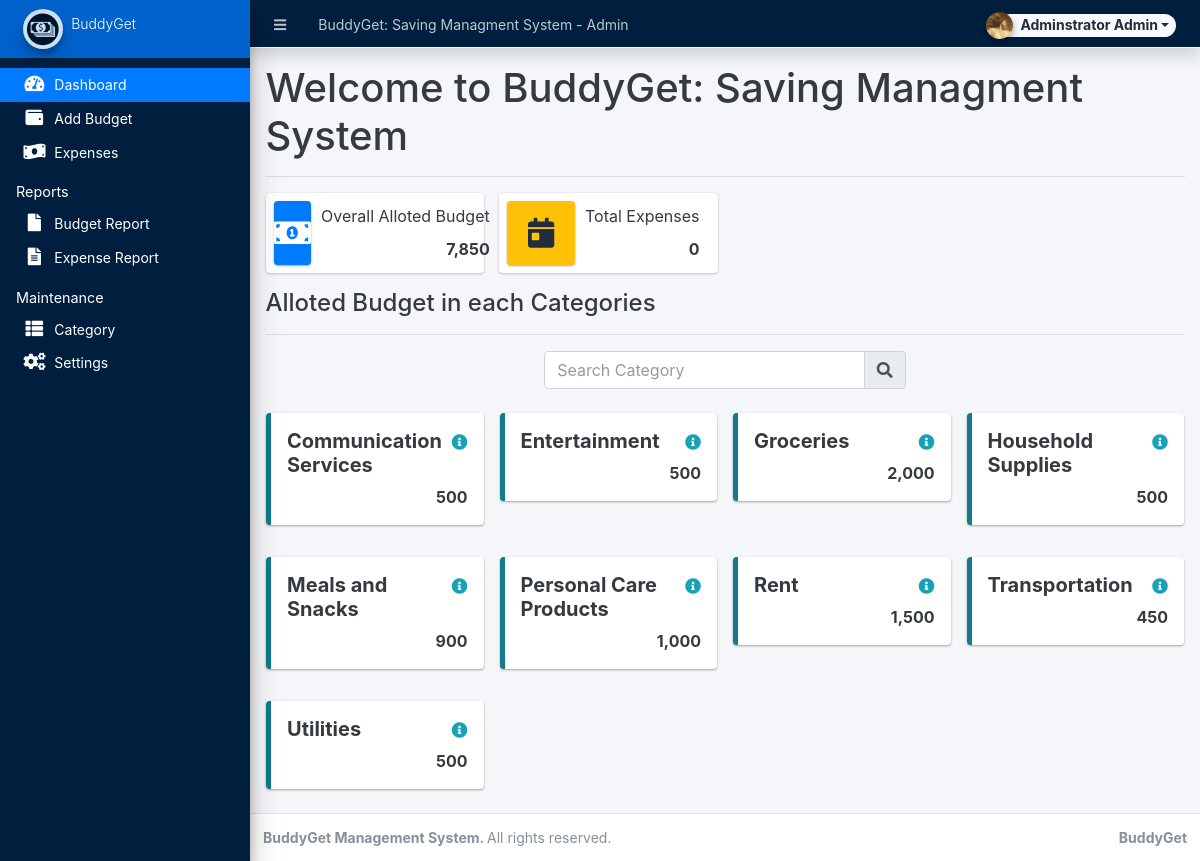
/admin/index.php (signed in), run on an earlier commit of the app's database.
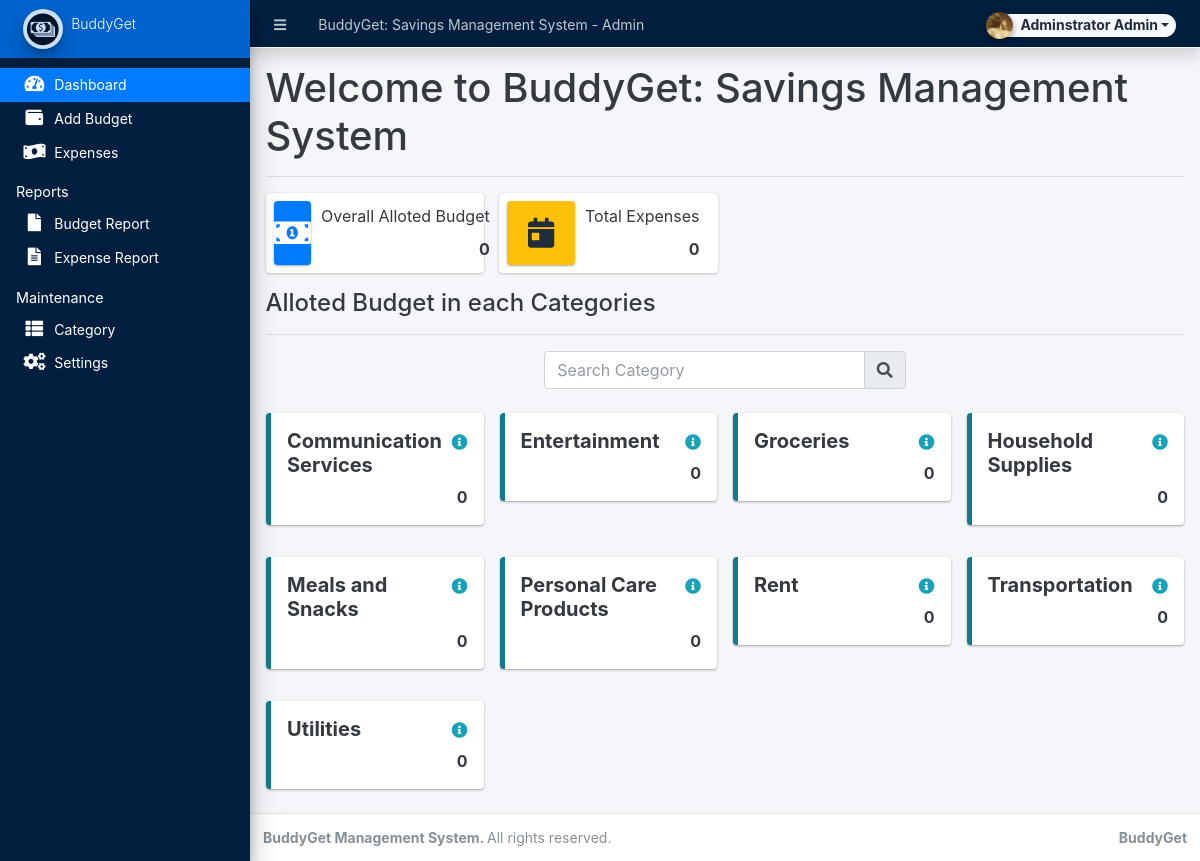
And on a later commit of the database.
### tables this page shows
CREATE TABLE `categories` (
  `id` int(30) NOT NULL,
  `category` varchar(250) NOT NULL,
  `description` text DEFAULT NULL,
  `status` tinyint(1) NOT NULL DEFAULT 1,
  `balance` float NOT NULL DEFAULT 0,
  `date_created` datetime NOT NULL DEFAULT current_timestamp(),
  `date_updated` datetime DEFAULT NULL ON UPDATE current_timestamp()
);

### config.php (called while the page is built, shortened)
<?php
require_once('classes/DBConnection.php');
require_once('classes/SystemSettings.php');
function isMobileDevice(){
    $aMobileUA = array(
        '/iphone/i' => 'iPhone',
        '/ipod/i' => 'iPod',
        '/ipad/i' => 'iPad',
        '/android/i' => 'Android',
        '/blackberry/i' => 'BlackBerry',
        '/webos/i' => 'Mobile'
    );
    return false;
}
?>

### classes/DBConnection.php (called while the page is built, shortened)
<?php
class DBConnection{
    private $host = DB_SERVER;
    private $username = DB_USERNAME;
    private $password = DB_PASSWORD;
    private $database = DB_NAME;
    public $conn;
    public function __construct(){
        if (!isset($this->conn)) {
            $this->conn = new mysqli($this->host, $this->username, $this->password, $this->database);
        }
    }
}
?>

### classes/SystemSettings.php (called while the page is built, shortened)
<?php
class SystemSettings extends DBConnection{
	function info($field=''){
		if(!empty($field)){
			if(isset($_SESSION['system_info'][$field]))
				return $_SESSION['system_info'][$field];
			else
				return false;
		}else{
			return false;
		}
	}
}
$_settings = new SystemSettings();
?>

### admin/home.php (the view, shortened to what the changed rows need)
<!DOCTYPE html>
<html lang="en">
<head>
</head>
<body>
<h1>Welcome to <?php echo $_settings->info('name') ?></h1>
<hr>
<div class="row">
          <div class="col-12 col-sm-6 col-md-3">
            <div class="info-box">
              <span class="info-box-icon bg-primary elevation-1"><i class="fas fa-money-bill-alt"></i></span>
              <div class="info-box-content">
                <span class="info-box-text">Overall Alloted Budget</span>
                <span class="info-box-number text-right">
                  <?php
                    $cur_bul = $conn->query("SELECT sum(balance) as total FROM `categories` where status = 1 ")->fetch_assoc()['total'];
                    echo number_format($cur_bul);
                  ?>
                </span>
              </div>
            </div>
          </div>
          <div class="col-12 col-sm-6 col-md-3">
            <div class="info-box mb-3">
              <span class="info-box-icon bg-warning elevation-1"><i class="fas fa-calendar-day"></i></span>
              <div class="info-box-content">
                <span class="info-box-text">Total Expenses</span>
                <span class="info-box-number text-right">
                <?php
                    $today_expense = $conn->query("SELECT sum(amount) as total FROM `running_balance` where category_id in (SELECT id FROM categories where status =1) and date(date_created) = '".(date("Y-m-d"))."' and balance_type = 2 ")->fetch_assoc()['total'];
                    echo number_format($today_expense);
                  ?>
                </span>
              </div>
            </div>
          </div>
        </div>
<div class="row">
  <div class="col-lg-12">
    <h4>Alloted Budget in each Categories</h4>
    <hr>
  </div>
</div>
<div class="col-md-12 d-flex justify-content-center">
  <div class="input-group mb-3 col-md-5">
    <input type="text" class="form-control" id="search" placeholder="Search Category">
    <div class="input-group-append">
      <span class="input-group-text"><i class="fa fa-search"></i></span>
    </div>
  </div>
</div>
<div class="row row-cols-4 row-cols-sm-1 row-cols-md-4 row-cols-lg-4">
  <?php
  $categories = $conn->query("SELECT * FROM `categories` where status = 1 order by `category` asc ");
    while($row = $categories->fetch_assoc()):
  ?>
  <div class="col p-2 cat-items">
    <div class="callout callout-info">
      <span class="float-right ml-1">
        <button type="button" class="btn btn-secondary info-tooltip" data-toggle="tooltip" data-html="true" title='<?php echo (html_entity_decode($row['description'])) ?>'>
          <span class="fa fa-info-circle text-info"></span>
        </button>
      </span>
      <h5 class="mr-4"><b><?php echo $row['category'] ?></b></h5>
      <div class="d-flex justify-content-end">
        <b><?php echo number_format($row['balance']) ?></b>
      </div>
    </div>
  </div>
  <?php endwhile; ?>
</div>
</body>
</html>

### admin/inc/topBarNav.php (shortened to what the changed rows need)
<nav class="main-header navbar navbar-expand navbar-dark bg-navy shadow border border-light border-top-0  border-left-0 border-right-0 text-sm">
  <ul class="navbar-nav">
    <li class="nav-item d-none d-sm-inline-block">
      <a href="<?php echo base_url ?>" class="nav-link"><?php echo (!isMobileDevice()) ? $_settings->info('name'):$_settings->info('short_name'); ?> - Admin</a>
    </li>
  </ul>
</nav>

What changed in the data, as far as the page shows it:
changed categories "Communication Services": balance "500" → "0"
changed categories "Entertainment": balance "500" → "0"
changed categories "Groceries": balance "2,000" → "0"
changed categories "Household Supplies": balance "500" → "0"
changed categories "Meals and Snacks": balance "900" → "0"
changed categories "Personal Care Products": balance "1,000" → "0"
changed categories "Rent": balance "1,500" → "0"
changed categories "Transportation": balance "450" → "0"
changed categories "Utilities": balance "500" → "0"
Also different on the page:
$_settings->info('name'): "BuddyGet: Saving Managment System" → "BuddyGet: Savings Management System"
$cur_bul: "7,850" → "0"
